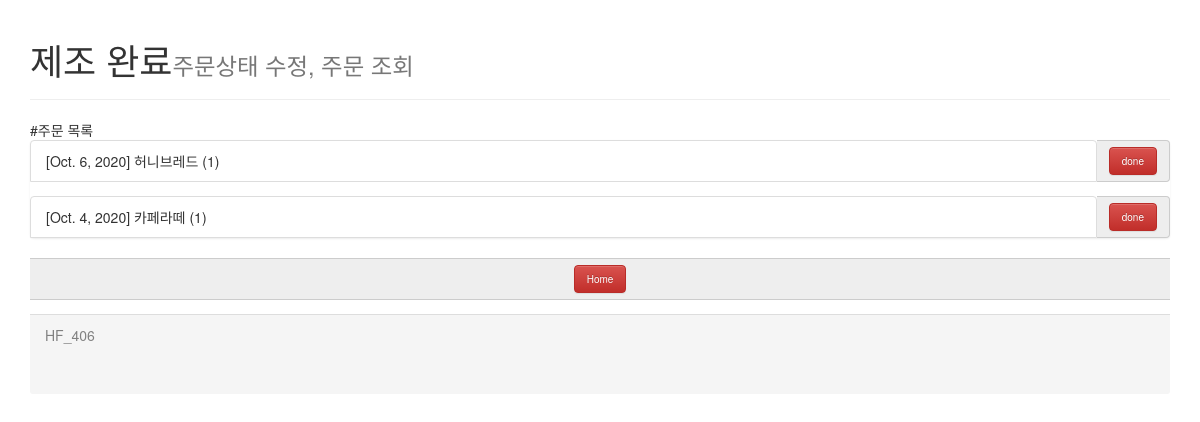
Page /indexOrder/OrderList/ on the committed database.
### bell_app/models.py (models this page shows)
class Order(models.Model):
    order_time = models.DateField() #주문 시각
    order_menu = models.CharField(max_length = 100) #주문한 메뉴 명
    order_num = models.IntegerField() # 주문한 갯수
    order_ing = models.BooleanField(default = True) # 제조중/제조완료
    order_price = models.IntegerField(default = 0) # 총 금액

### bell_app/views.py (the view)
# urls.py: path('indexOrder/OrderList/', views.OrderList, name = 'OrderList'),
def OrderList(request):
    orders = Order.objects.all()
    content = {'orders':orders}
    return render(request, 'bell_app/OrderList.html',content)

### bell_app/templates/bell_app/OrderList.html (shortened to what this page needs)
<html lang="ko">
<head>
    <link rel="stylesheet" href="https://maxcdn.bootstrapcdn.com/bootstrap/3.3.2/css/bootstrap.min.css">
    <link rel="stylesheet" href="https://maxcdn.bootstrapcdn.com/bootstrap/3.3.2/css/bootstrap-theme.min.css">
</head>
<body>
    <div class="container">
        <div class="header">
            <div class="page-header">
                <h1>제조 완료<small>주문상태 수정, 주문 조회</small></h1>
            </div>
        </div>
        #주문 목록
        <div class="toDoDiv">
            <ul class="list-group">
                {% for order in orders %}
                {% if order.order_ing == True %}
                <form action="http://127.0.0.1:8000/indexOrder/updateOrder/" method="GET">
                    <div class="input-group" name='menu1'>
                        <li class="list-group-item">[{{order.order_time}}] {{order.order_menu}} ({{order.order_num}})</li>
                        <span class="input-group-addon">
                            <button type="submit" class="custom-btn btn btn-danger">done</button>
                        </span>
                    </div>
                </form>
                {%endif %}
                {% endfor %}
            </ul>
        </div>
        <div class="jump_to_home">
            <form action="http://127.0.0.1:8000/" method="GET">
                <div class="input-group" name='menu1'>
                    <span class="input-group-addon">
                        <button type="submit" class="custom-btn btn btn-danger">Home</button>
                    </span>
                </div>
            </form>
        </div>
        <div class="panel-footer">
            HF_406
        </div>
    </div>
</body>
</html>

### bell_app/templates/bell_app/OrderList.html (style rules this page uses)
.custom-btn { font-size: 10px; }
.panel-footer { height:10%; color:gray; }

### rows in the picture
Order: order_time "Oct. 6, 2020", order_menu "허니브레드", order_num "1"
Order: order_time "Oct. 4, 2020", order_menu "카페라떼", order_num "1"
